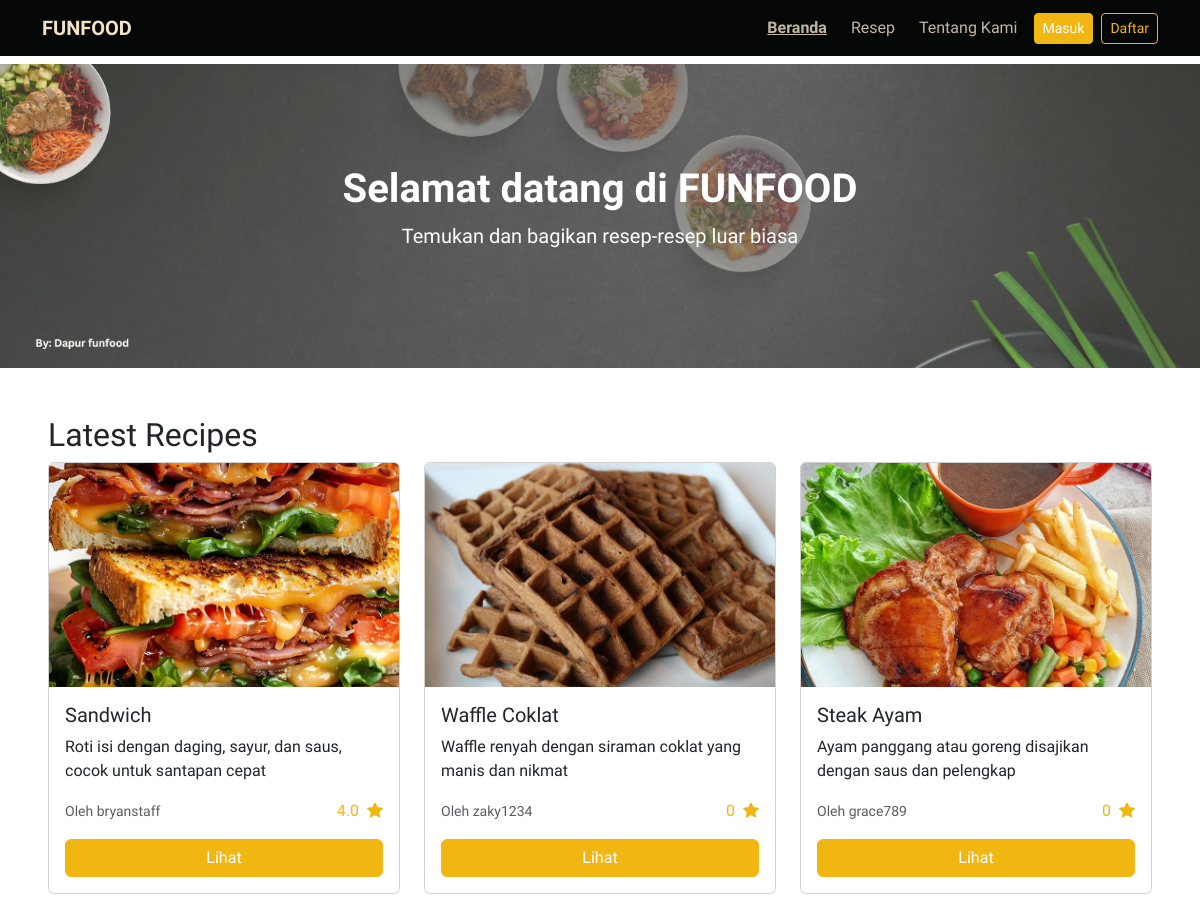
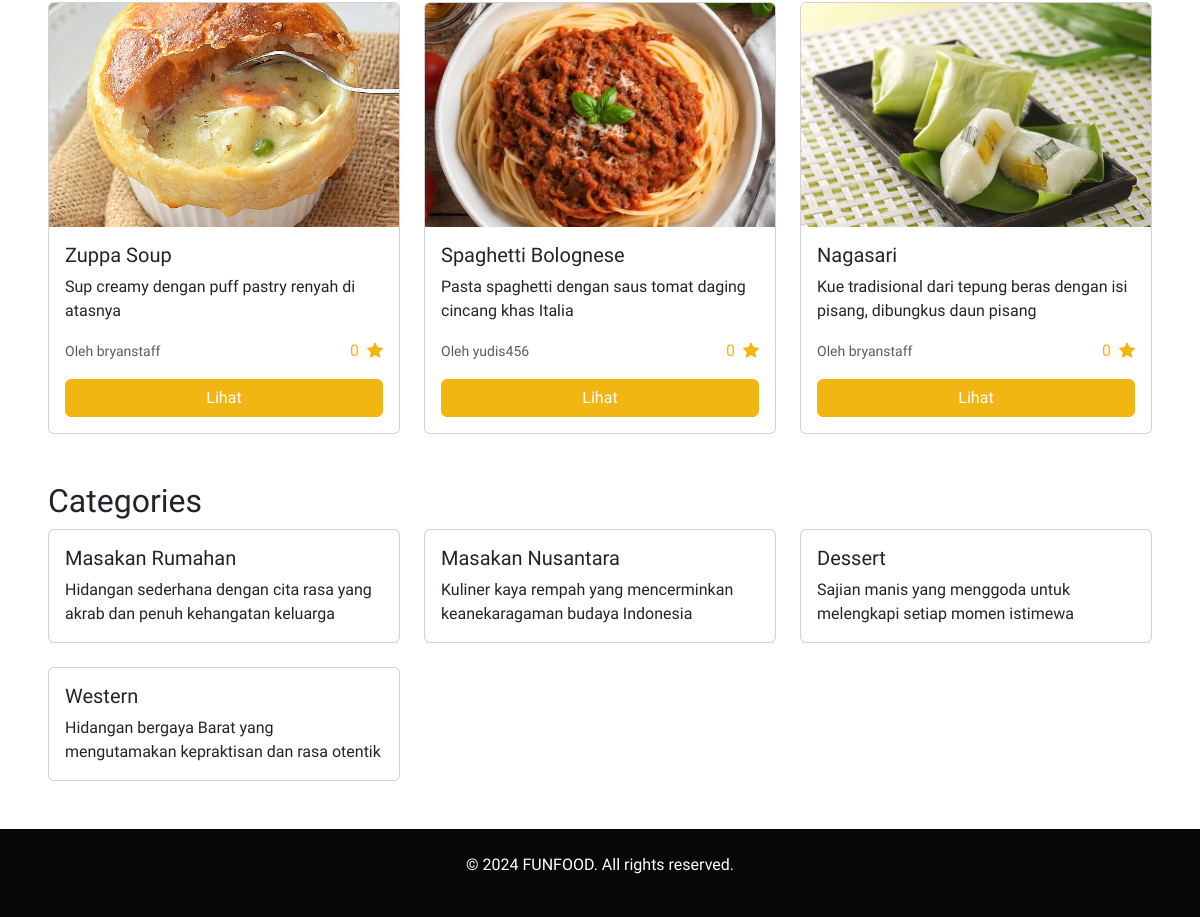
The page / on the database its author committed (2 pictures, top to bottom).
### funfood_app/models.py (models this page shows, shortened)
class Recipe(models.Model):
    user = models.ForeignKey(CustomUser, on_delete=models.CASCADE, related_name='recipes')
    title = models.CharField(max_length=100)
    description = models.TextField()
    ingredients = models.TextField(help_text='Separate each ingredient with a newline.')
    steps = models.TextField(help_text='Separate each step with a newline.')
    image = models.ImageField(upload_to='recipe/', blank=True, null=True)
    category = models.ForeignKey('Category', on_delete=models.CASCADE, related_name='recipes')
    is_approved = models.BooleanField(default=False)
    created_at = models.DateTimeField(auto_now_add=True)
    def get_avg_rating(self):
        reviews = self.reviews.all()
        if reviews.exists():
            total_rating = sum(review.rating for review in reviews)
            return round(total_rating / reviews.count(), 2)
        return 0

class CustomUser(AbstractUser):
    nickname = models.CharField(max_length=20)
    phone_number = models.CharField(max_length=20, blank=True, null=True)
    profile_image = models.ImageField(upload_to='profile/', blank=True, null=True)

class Review(models.Model):
    user = models.ForeignKey(CustomUser, on_delete=models.CASCADE, related_name='reviews')
    recipe = models.ForeignKey(Recipe, on_delete=models.CASCADE, related_name='reviews')
    rating = models.PositiveIntegerField()
    comment = models.TextField(blank=True)
    created_at = models.DateTimeField(auto_now_add=True)

class Category(models.Model):
    name = models.CharField(max_length=50, unique=True)
    description = models.TextField()

### funfood_app/views.py (the view)
# urls.py: path('', views.HomeView.as_view(), name='home'),
class HomeView(TemplateView):
    template_name = 'public/home.html'
    def get(self, request, *args, **kwargs):
        if request.user.is_authenticated:
            if request.user.is_superuser:
                return redirect('admin_dashboard')
            elif request.user.is_staff:
                return redirect('staff_dashboard')
        return super().get(request, *args, **kwargs)
    def get_context_data(self, **kwargs):
        context = super().get_context_data(**kwargs)
        context["latest_recipes"] = Recipe.objects.filter(is_approved=True).order_by('-created_at')[:6]
        context["categories"] = Category.objects.all()[:6]
        return context

### templates/public/home.html (shortened to what this page needs)
{% extends '../base.html' %}
{% load static %}
{% block content %}
<section class="hero bg-light text-center">
  <div class="position-relative">
    <img src="{% static 'image/home.png' %}" alt="banner-home" class="img-fluid w-100" style="opacity: 0.8;">
    <div class="position-absolute top-50 start-50 translate-middle ">
      <h1 class="text-white fw-bold">Selamat datang di FUNFOOD</h1>
      <p class="lead text-white">Temukan dan bagikan resep-resep luar biasa</p>
    </div>
  </div>
</section>
<section class="m-5">
  <h2>Latest Recipes</h2>
  <div class="row g-4">
    {% for recipe in latest_recipes %}
    <div class="col-md-4">
      <div class="card h-100">
        {% if recipe.image %}
        <img
          src="{{ recipe.image.url }}"
          class="card-img-top object-fit-cover"
          alt="{{ recipe.title }}"
          style="height: 14rem"
        />
        {% endif %}
        <div class="card-body">
          <h5 class="card-title text-capitalize">{{ recipe.title }}</h5>
          <p class="card-text">{{ recipe.description|truncatewords:20|capfirst }}</p>
          <div class="d-flex justify-content-between align-items-center">
            <small class="text-muted"
              >Oleh {{ recipe.user.username }}</small
            >
            <div class="text-primary">
              <span class="me-1">{{ recipe.get_avg_rating }}</span>
              <i class="bi bi-star-fill"></i>
            </div>
          </div>
          <a href="{% url 'recipe_detail' recipe.pk %}" class="btn btn-primary w-100 mt-3">Lihat</a>
        </div>
      </div>
    </div>
    {% endfor %}
  </div>
</section>
<section class="m-5">
  <h2>Categories</h2>
  <div class="row g-4">
    {% for category in categories %}
    <div class="col-md-4">
      <div class="card h-100">
        <div class="card-body">
          <h5 class="card-title text-capitalize">{{ category.name }}</h5>
          <p class="card-text">{{ category.description|truncatewords:20|capfirst }}</p>
        </div>
      </div>
    </div>
    {% endfor %}
  </div>
</section>
{% endblock %}

### static/css/styles.css (style rules this page uses)
:root { --bs-light-rgb: 241, 227, 201; --bs-dark-rgb: 6, 7, 7; --bs-primary-rgb: 242, 182, 18; --bs-secondary-rgb: 215, 85, 59; --bs-info-rgb: 0, 210, 248; --bs-success-rgb: 91, 201, 0; --bs-warning-rgb: 255, 204, 126; --bs-danger-rgb: 255, 24, 100; }
*, body { font-family: 'Funnel Display', sans-serif; }
.bg-light { background-color: rgb(var(--bs-light-rgb)) !important; }
.btn-primary { background-color: rgb(var(--bs-primary-rgb)); border-color: rgb(var(--bs-primary-rgb)); }

### rows shown on the page
Recipe: image (picture), title "Sandwich", description "Roti isi dengan daging, sayur, dan saus, cocok untuk santapan cepat", user.username "bryanstaff", get_avg_rating "4.0"
Recipe: image (picture), title "Waffle Coklat", description "Waffle renyah dengan siraman coklat yang manis dan nikmat", user.username "zaky1234", get_avg_rating "0"
Recipe: image (picture), title "Steak Ayam", description "Ayam panggang atau goreng disajikan dengan saus dan pelengkap", user.username "grace789", get_avg_rating "0"
Recipe: image (picture), title "Zuppa Soup", description "Sup creamy dengan puff pastry renyah di atasnya", user.username "bryanstaff", get_avg_rating "0"
Recipe: image (picture), title "Spaghetti Bolognese", description "Pasta spaghetti dengan saus tomat daging cincang khas Italia", user.username "yudis456", get_avg_rating "0"
Recipe: image (picture), title "Nagasari", description "Kue tradisional dari tepung beras dengan isi pisang, dibungkus daun pisang", user.username "bryanstaff", get_avg_rating "0"
Category: name "Masakan Rumahan", description "Hidangan sederhana dengan cita rasa yang akrab dan penuh kehangatan keluarga"
Category: name "Masakan Nusantara", description "Kuliner kaya rempah yang mencerminkan keanekaragaman budaya Indonesia"
Category: name "Dessert", description "Sajian manis yang menggoda untuk melengkapi setiap momen istimewa"
Category: name "Western", description "Hidangan bergaya Barat yang mengutamakan kepraktisan dan rasa otentik"
